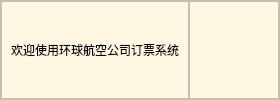
      <widget class="QFrame" name="frame_2">
       <property name="sizePolicy">
        <sizepolicy hsizetype="Preferred" vsizetype="Expanding">
         <horstretch>0</horstretch>
         <verstretch>1</verstretch>
        </sizepolicy>
       </property>
       <property name="styleSheet">
        <string notr="true">background-color: rgb(255, 247, 226);
border-top-radius:20px;
</string>
       </property>
       <property name="frameShape">
        <enum>QFrame::StyledPanel</enum>
       </property>
       <property name="frameShadow">
        <enum>QFrame::Raised</enum>
       </property>
       <layout class="QHBoxLayout" name="horizontalLayout">
        <property name="spacing">
         <number>0</number>
        </property>
        <property name="leftMargin">
         <number>0</number>
        </property>
        <property name="topMargin">
         <number>0</number>
        </property>
        <property name="rightMargin">
         <number>0</number>
        </property>
        <property name="bottomMargin">
         <number>0</number>
        </property>
        <item>
         <widget class="QFrame" name="frame_3">
          <property name="styleSheet">
           <string notr="true">#frame_3{
border-top-radius:20px;
}</string>
          </property>
          <property name="frameShape">
           <enum>QFrame::StyledPanel</enum>
          </property>
          <property name="frameShadow">
           <enum>QFrame::Raised</enum>
          </property>
          <layout class="QHBoxLayout" name="horizontalLayout_2">
           <item alignment="Qt::AlignLeft">
            <widget class="QLabel" name="label">
             <property name="sizePolicy">
              <sizepolicy hsizetype="Expanding" vsizetype="Preferred">
               <horstretch>0</horstretch>
               <verstretch>0</verstretch>
              </sizepolicy>
             </property>
             <property name="styleSheet">
              <string notr="true">font: 12pt &quot;songti&quot;;</string>
             </property>
             <property name="text">
              <string>欢迎使用环球航空公司订票系统</string>
             </property>
            </widget>
           </item>
          </layout>
         </widget>
        </item>
        <item alignment="Qt::AlignRight">
         <widget class="QFrame" name="frame_4">
          <property name="styleSheet">
           <string notr="true">
QPushButton{
border:none;
border-top-right-radius:20px;
}
QPushButton:hover{
padding-bottom:3px;
}</string>
          </property>
          <property name="frameShape">
           <enum>QFrame::StyledPanel</enum>
          </property>
          <property name="frameShadow">
           <enum>QFrame::Raised</enum>
          </property>
          <layout class="QHBoxLayout" name="horizontalLayout_3">
           <item>
            <widget class="QPushButton" name="pushButton_3">
             <property name="text">
              <string/>
             </property>
             <property name="icon">
              <iconset resource="../res.qrc">
               <normaloff>:/imag/imag/minimize.png</normaloff>:/imag/imag/minimize.png</iconset>
             </property>
             <property name="iconSize">
              <size>
               <width>16</width>
               <height>16</height>
              </size>
             </property>
            </widget>
           </item>
           <item alignment="Qt::AlignRight">
            <widget class="QPushButton" name="pushButton_4">
             <property name="text">
              <string/>
             </property>
             <property name="icon">
              <iconset resource="../res.qrc">
               <normaloff>:/imag/imag/exit.webp</normaloff>:/imag/imag/exit.webp</iconset>
             </property>
            </widget>
           </item>
          </layout>
         </widget>
        </item>
       </layout>
      </widget>
